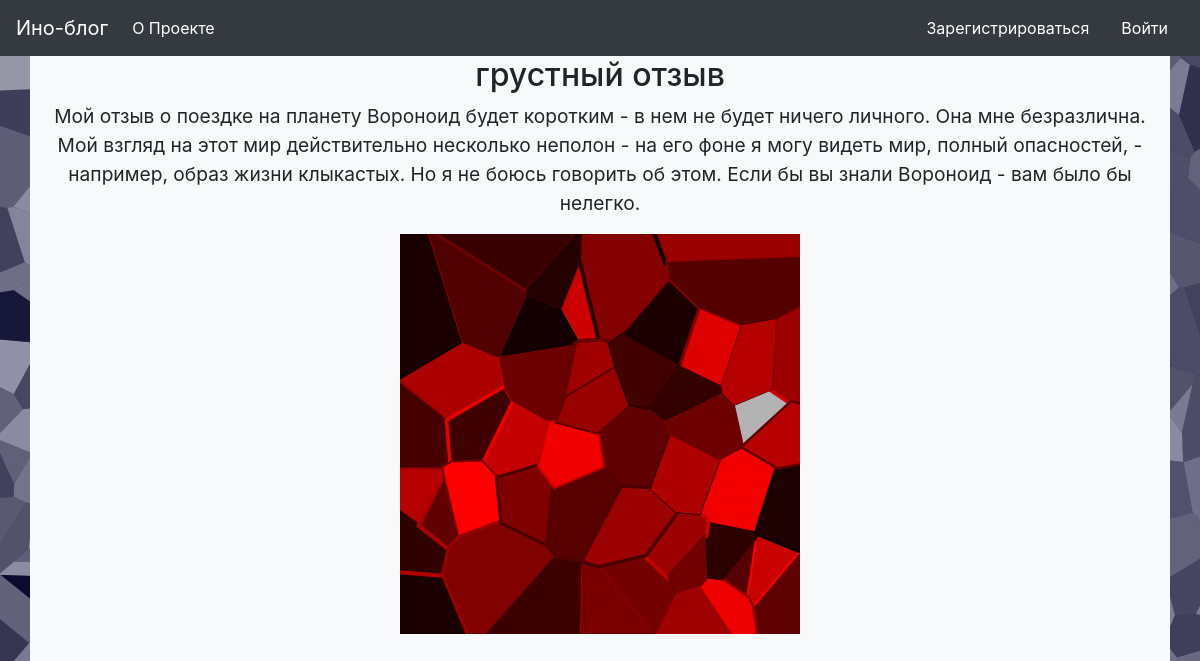
/2, run on the app's committed database.
### project.py (models this page shows, shortened)
class Post(db.Model):
    id = db.Column(db.Integer, primary_key=True)
    title = db.Column(db.String(140))
    content = db.Column(db.String(540))
    image = db.Column(db.String(40))
    stamp = db.Column(db.DateTime, index=True, default=datetime.now(timezone.utc))
    username = db.Column(db.String(140))

### project.py (the view)
@app.route('/<int:post_id>')
def post(post_id):
    post_content = get_post(post_id)
    return render_template('post.html', post=post_content)

### project.py (called while the page is built)
def get_db_connection():
    conn = sqlite3.connect('database.db')
    conn.row_factory = sqlite3.Row
    return conn

def get_post(post_id):
    conn = get_db_connection()
    post_content = conn.execute('SELECT * FROM post WHERE id = ?', (post_id,)).fetchone()
    conn.close()
    if post_content is None:
        abort(404)
    return post_content

### templates/post.html (shortened to what this page needs)
{% extends 'base.html' %}
{% block content %}
<h2 align="center">{% block title %} {{ post['title'] }} {% endblock %}</h2>
<p align="center"><big>{{ post['content'] }}</big></p>
<div align="center">
<tr >
    <td><img src="{{ url_for('static', filename=post['image']) }}" width="400" height="400" align="center"></td>
</tr>
<br> <br> <br> <br> <br> <br> <br> <br> <br> <br> <br> <br> <br> <br> <br> <br> <br> <br> <br>
<br> <br> <br> <br> <br> <br> <br> <br> <br> <br> <br> <br> <br> <br> <br> <br> <br> <br> <br>
    {% endblock %}

### data on the page
Post: title "грустный отзыв", content "Мой отзыв о поездке на планету Вороноид будет коротким - в нем не будет ничего личного. Она мне безразлична. Мой взгляд на этот мир действительно несколько неполон - на его фоне я могу видеть мир, полный опасностей, - например, образ жизни клыкастых. Но я не боюсь говорить об этом. Если бы вы знали Вороноид - вам было бы нелегко.", image (picture)
